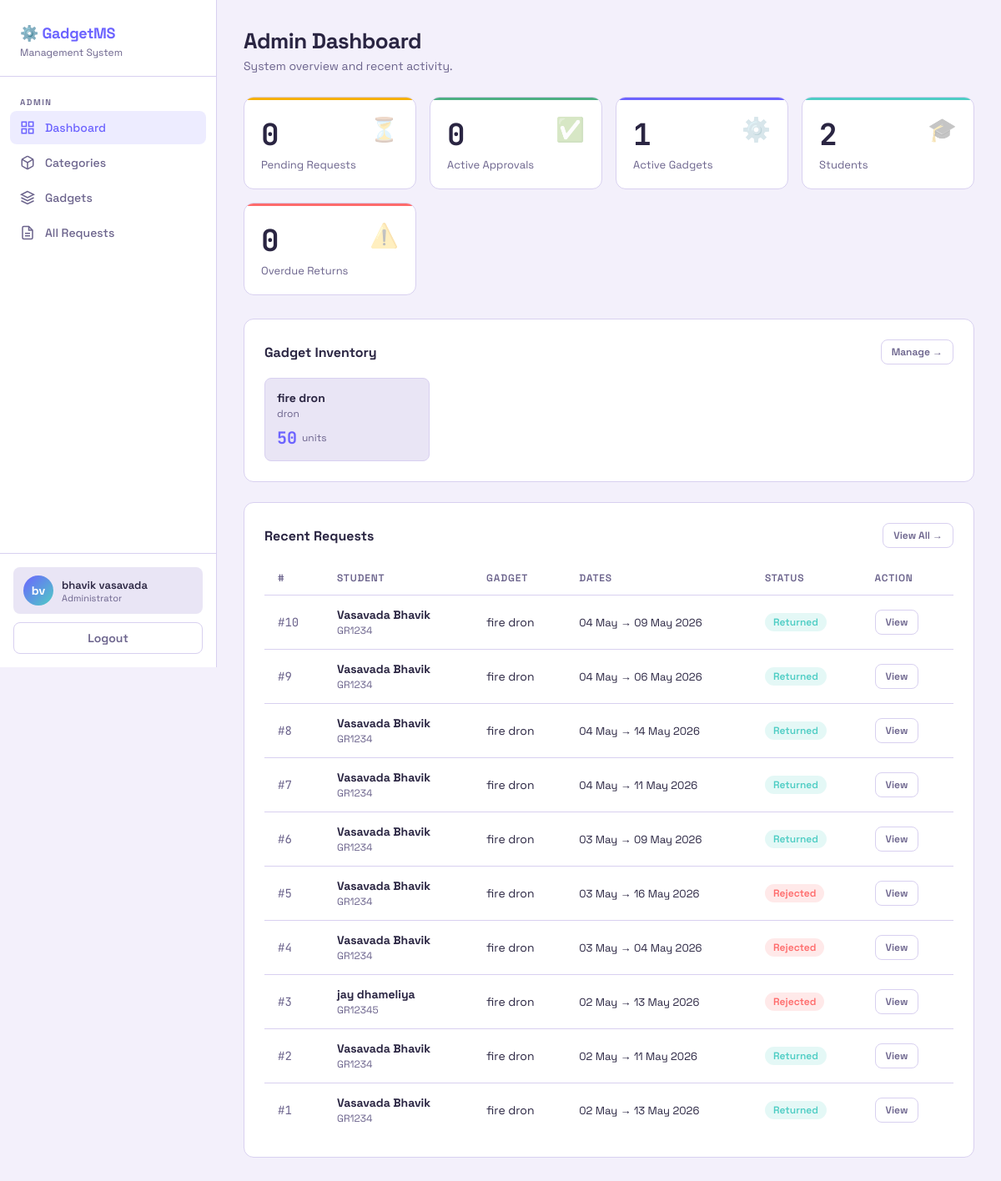
/admin-panel/ (signed in), run on an earlier commit of the app's database.
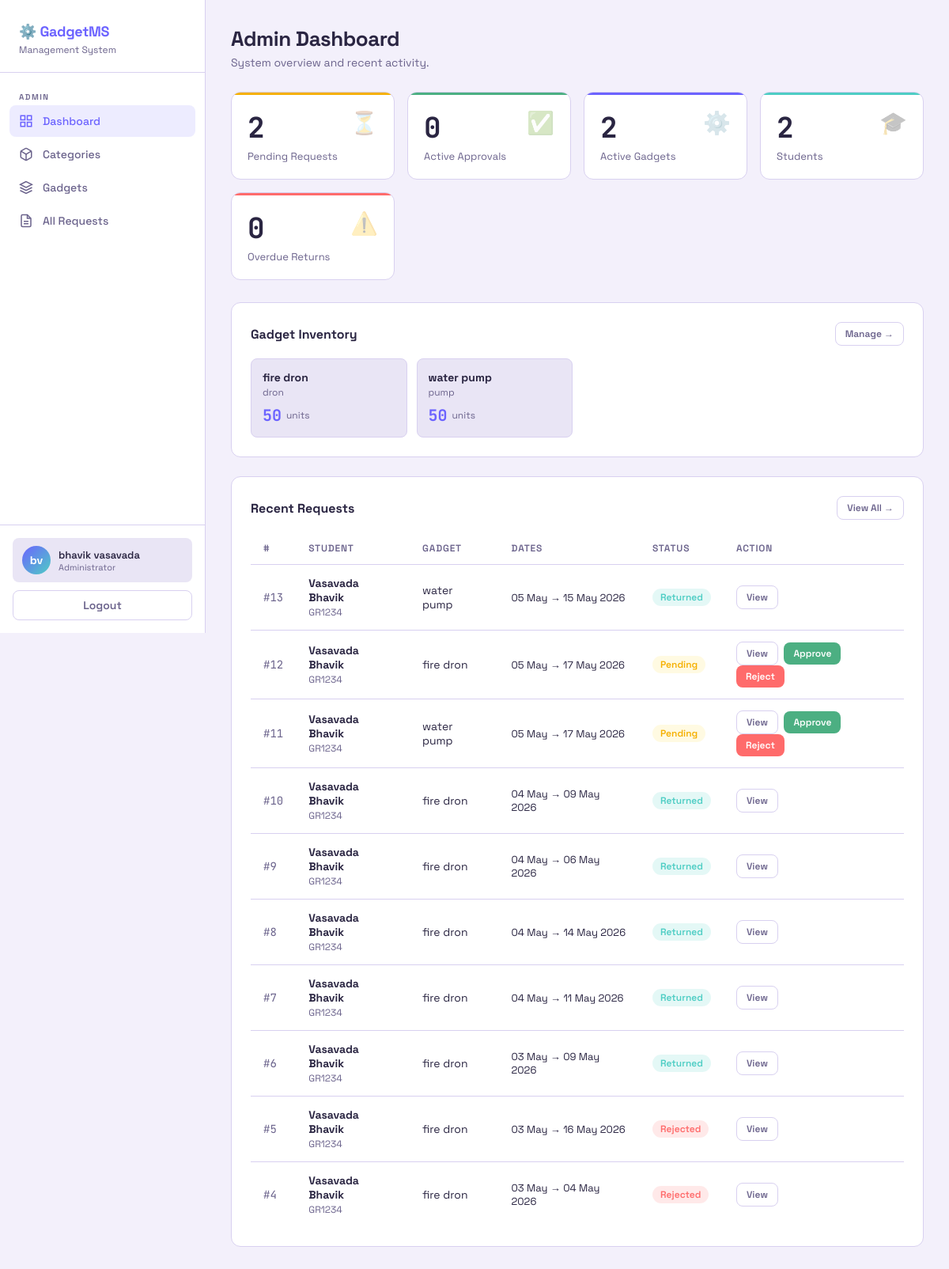
And on a later commit of the database.
### gadgets/models.py (models this page shows, shortened)
class Gadget(models.Model):
    name = models.CharField(max_length=100)
    category = models.ForeignKey(Category, on_delete=models.SET_NULL, null=True, related_name='gadgets')
    description = models.TextField(blank=True)
    quantity = models.PositiveIntegerField(default=1)
    is_active = models.BooleanField(default=True)
    image = models.ImageField(upload_to='gadgets/', blank=True, null=True)
    created_at = models.DateTimeField(auto_now_add=True)
    updated_at = models.DateTimeField(auto_now=True)

class Category(models.Model):
    name = models.CharField(max_length=50, unique=True)
    description = models.TextField(blank=True)
    class Meta:
        verbose_name_plural = 'Categories'

### core/models.py (models this page shows, shortened)
class Booking(models.Model):
    STATUS_CHOICES = [
        ('pending', 'Pending'),
        ('approved', 'Approved'),
        ('rejected', 'Rejected'),
        ('returned', 'Returned'),
    ]
    student = models.ForeignKey(User, on_delete=models.CASCADE, related_name='bookings')
    gadget = models.ForeignKey('gadgets.Gadget', on_delete=models.CASCADE, related_name='bookings')
    start_date = models.DateField()
    end_date = models.DateField()
    days = models.PositiveIntegerField()
    quantity = models.PositiveIntegerField(default=1)
    status = models.CharField(max_length=20, choices=STATUS_CHOICES, default='pending', db_index=True)
    admin_notes = models.TextField(blank=True)
    approved_by = models.ForeignKey(User, on_delete=models.SET_NULL, null=True, blank=True, related_name='approved_bookings')
    requested_at = models.DateTimeField(auto_now_add=True, db_index=True)
    updated_at = models.DateTimeField(auto_now=True)
    returned_at = models.DateTimeField(null=True, blank=True)
    class Meta:
        ordering = ['-requested_at']
    @property
    def is_overdue(self):
        if self.status == 'approved' and self.end_date < date.today():
            return True
        return False

class User(AbstractUser):
    email = models.EmailField(unique=True)
    USERNAME_FIELD = 'email'
    REQUIRED_FIELDS = ['first_name', 'last_name']
    objects = CustomUserManager()
    class Meta:
        verbose_name = 'User'
        verbose_name_plural = 'Users'

class Student(models.Model):
    user = models.OneToOneField(User, on_delete=models.CASCADE, related_name='student_profile')
    phone = models.CharField(max_length=15, blank=True)
    gr_number = models.CharField(max_length=20, unique=True, blank=True, null=True)

### core/views.py (the view)
# urls.py: path('admin-panel/', views.admin_dashboard_view, name='admin_dashboard'),
@user_passes_test(is_admin, login_url='/login/')
def admin_dashboard_view(request):
    pending = Booking.objects.filter(status='pending').count()
    approved = Booking.objects.filter(status='approved').count()
    total_gadgets = Gadget.objects.filter(is_active=True).count()
    total_students = Student.objects.count()
    overdue = Booking.objects.filter(
        status='approved',
        end_date__lt=date.today()
    ).count()
    recent_requests = Booking.objects.select_related('student', 'gadget').order_by('-requested_at')[:10]
    gadgets = Gadget.objects.filter(is_active=True)
    context = {
        'pending': pending,
        'approved': approved,
        'total_gadgets': total_gadgets,
        'total_students': total_students,
        'overdue': overdue,
        'recent_requests': recent_requests,
        'gadgets': gadgets,
    }
    return render(request, 'admin_panel/dashboard.html', context)

### core/views.py (called while the page is built)
def is_admin(user):
    return user.is_authenticated and user.is_staff

### templates/admin_panel/dashboard.html (shortened to what the changed rows need)
{% extends 'base.html' %}
{% block content %}
<div class="page-header">
  <h1>Admin Dashboard</h1>
</div>
<div class="stats-grid">
  <div class="stat-card pending">
    <div class="stat-icon">⏳</div>
    <div class="stat-num">{{ pending }}</div>
    <div class="stat-label">Pending Requests</div>
  </div>
  <div class="stat-card total">
    <div class="stat-icon">⚙️</div>
    <div class="stat-num">{{ total_gadgets }}</div>
    <div class="stat-label">Active Gadgets</div>
  </div>
</div>
<div class="card" style="margin-bottom:24px;">
  <div class="flex-between" style="margin-bottom:16px;">
    <h2 style="font-size:16px;font-weight:700;">Gadget Inventory</h2>
  </div>
  <div style="display:grid;grid-template-columns:repeat(auto-fill,minmax(180px,1fr));gap:12px;">
    {% for g in gadgets %}
    <div style="background:var(--bg3);border:1px solid var(--border);border-radius:8px;padding:14px;">
      <div style="font-weight:700;font-size:14px;">{{ g.name }}</div>
      <div style="color:var(--text2);font-size:12px;margin-top:2px;">{{ g.category.name|default:"Uncategorized" }}</div>
      <div style="margin-top:8px;display:flex;align-items:center;gap:6px;">
        <span style="font-family:'JetBrains Mono',monospace;font-size:20px;font-weight:700;color:var(--accent);">{{ g.quantity }}</span>
        <span style="color:var(--text2);font-size:12px;">units</span>
      </div>
    </div>
    {% empty %}
    <p style="color:var(--text2);">No gadgets yet. <a href="{% url 'admin_gadget_add' %}" style="color:var(--accent);">Add one →</a></p>
    {% endfor %}
  </div>
</div>
<div class="card">
  <div class="flex-between" style="margin-bottom:16px;">
    <h2 style="font-size:16px;font-weight:700;">Recent Requests</h2>
  </div>
  {% if recent_requests %}
  <div class="table-wrap">
    <table>
      <thead>
        <tr><th>#</th><th>Student</th><th>Gadget</th><th>Dates</th><th>Status</th><th>Action</th></tr>
      </thead>
      <tbody>
        {% for b in recent_requests %}
        <tr>
          <td style="font-family:'JetBrains Mono',monospace;color:var(--text2);">#{{ b.id }}</td>
          <td>
            <strong>{{ b.student.get_full_name }}</strong><br>
            <span style="font-size:12px;color:var(--text2);">{{ b.student.student_profile.gr_number }}</span>
          </td>
          <td>{{ b.gadget.name }}</td>
          <td style="font-size:13px;">{{ b.start_date|date:"d M" }} → {{ b.end_date|date:"d M Y" }}</td>
          <td><span class="badge badge-{{ b.status }}">{{ b.get_status_display }}</span>
          </td>
          <td>
            <a href="{% url 'admin_request_detail' b.id %}" class="btn btn-ghost btn-sm" style="margin-right: 4px;">View</a>
            {% if b.status == 'pending' %}
            <form method="post" action="{% url 'admin_approve' b.id %}" style="display:inline;">
              <button class="btn btn-success btn-sm">Approve</button>
            </form>
            <form method="post" action="{% url 'admin_reject' b.id %}" style="display:inline;">
              <button class="btn btn-danger btn-sm">Reject</button>
            </form>
            {% elif b.status == 'approved' %}
            <form method="post" action="{% url 'admin_return' b.id %}" style="display:inline;">
              {% csrf_token %}
              <button class="btn btn-warning btn-sm">Mark Returned</button>
            </form>
            {% endif %}
          </td>
        </tr>
        {% endfor %}
      </tbody>
    </table>
  </div>
  {% else %}
  <div class="empty-state"><div class="icon">📋</div><p>No requests yet.</p></div>
  {% endif %}
</div>
{% endblock %}

What changed in the data, as far as the page shows it:
no longer on this page (row unchanged): Booking: id "3", student.get_full_name "jay dhameliya", student.student_profile.gr_number "GR12345", gadget.name "fire dron", start_date "02 May", end_date "13 May 2026", status "Rejected"
no longer on this page (row unchanged): Booking: id "2", student.get_full_name "Vasavada Bhavik", student.student_profile.gr_number "GR1234", gadget.name "fire dron", start_date "02 May", end_date "11 May 2026", status "Returned"
no longer on this page (row unchanged): Booking: id "1", student.get_full_name "Vasavada Bhavik", student.student_profile.gr_number "GR1234", gadget.name "fire dron", start_date "02 May", end_date "13 May 2026", status "Returned"
added Gadget: name "water pump", category.name "pump", quantity "50"
added Booking: id "13", student.get_full_name "Vasavada Bhavik", student.student_profile.gr_number "GR1234", gadget.name "water pump", start_date "05 May", end_date "15 May 2026", status "Returned"
added Booking: id "12", student.get_full_name "Vasavada Bhavik", student.student_profile.gr_number "GR1234", gadget.name "fire dron", start_date "05 May", end_date "17 May 2026", status "Pending", shows "Approve"
added Booking: id "11", student.get_full_name "Vasavada Bhavik", student.student_profile.gr_number "GR1234", gadget.name "water pump", start_date "05 May", end_date "17 May 2026", status "Pending", shows "Approve"
Also different on the page:
{{ pending }}: "0" → "2"
{{ total_gadgets }}: "1" → "2"
